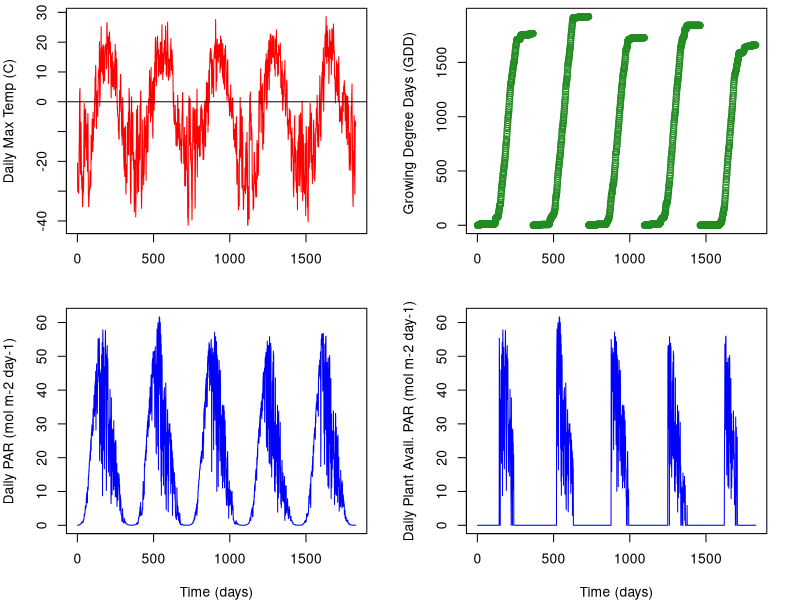
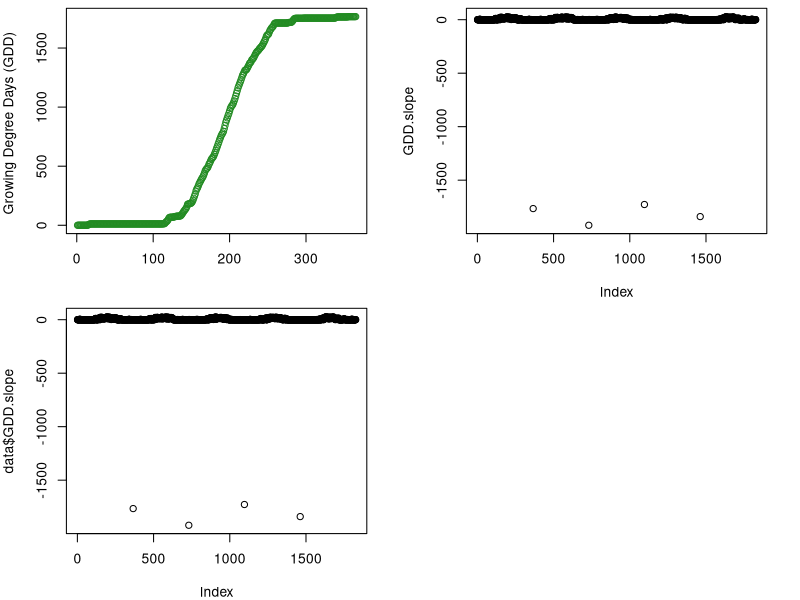
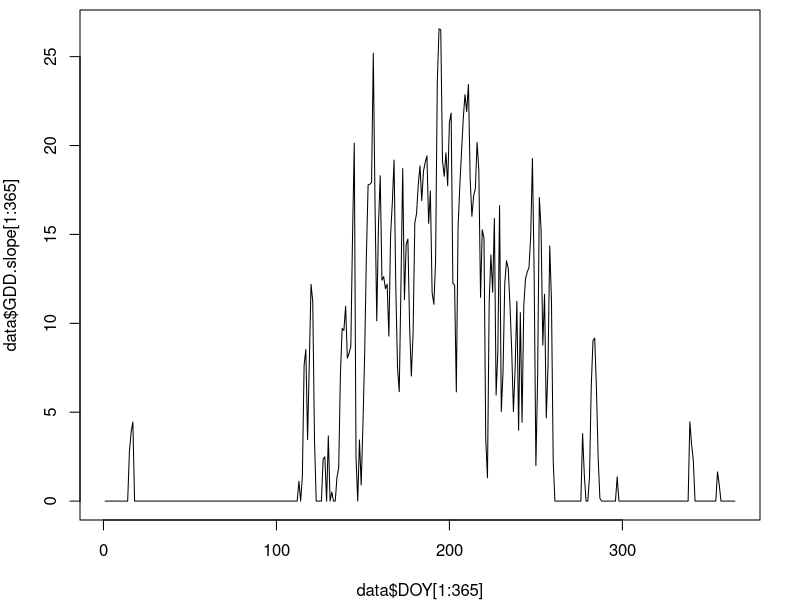
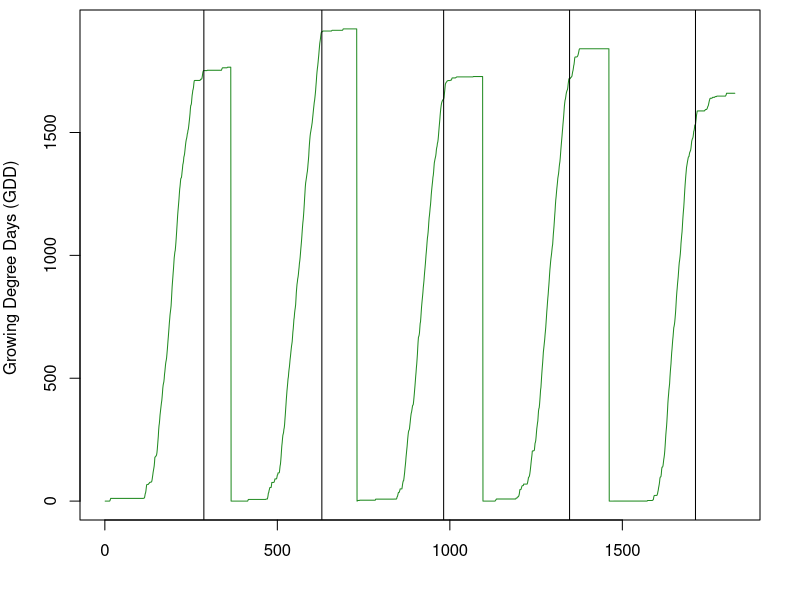
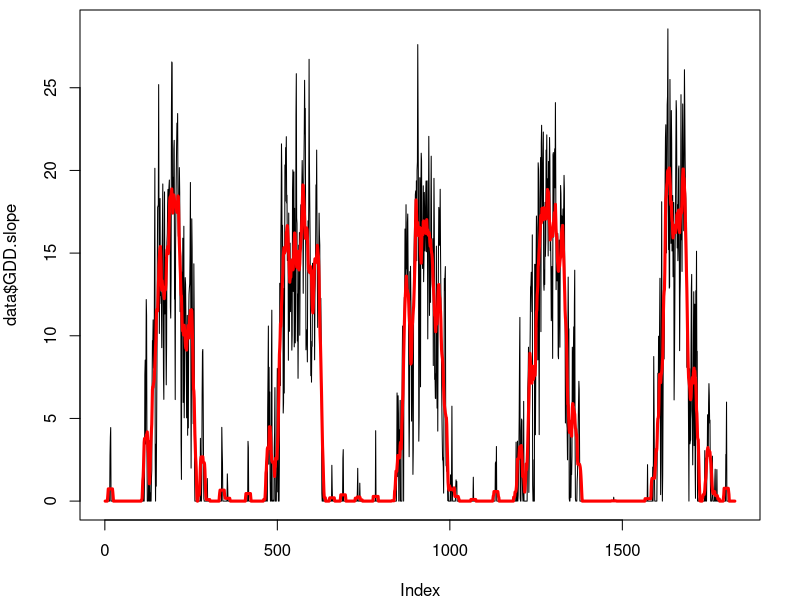
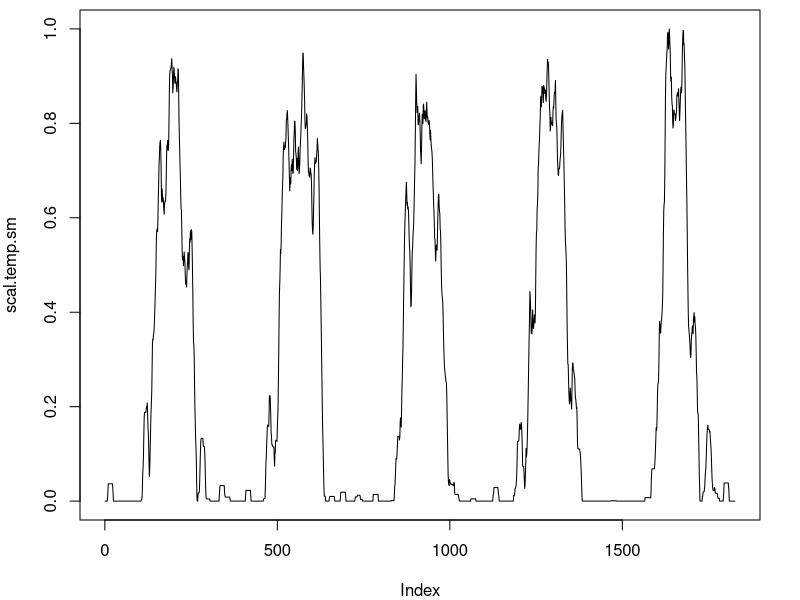
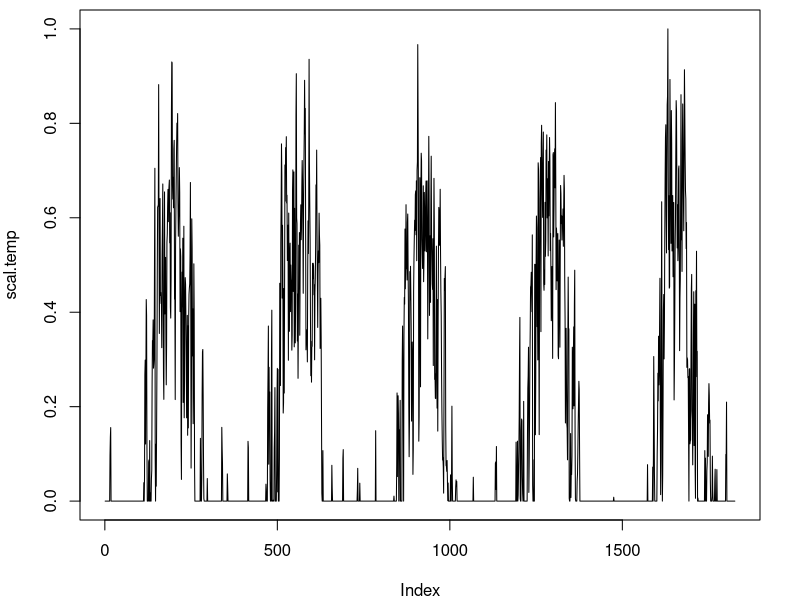
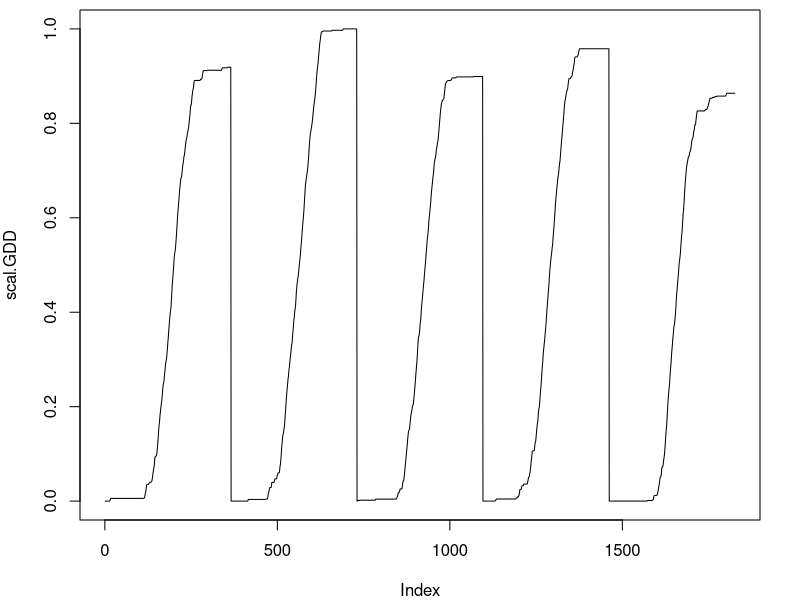

These figures' R source, in order:
############re-loading the data

#set working directory to C-N-model
data = read.csv("InputData_Processed.csv") #This is the "FluxData.csv" file, but with added calculations of GDD
head(data)

#plot the data
par(mfrow=c(2,2), mar=c(4,4,0.5,2))
plot(data$Temp_ARF~data$time, type="l", ylab = "Daily Max Temp (C)", col="red", xlab="")
abline(h=0)
plot(data$GDD~data$time, ylab = "Growing Degree Days (GDD) ",  xlab="", col="forestgreen")
plot(data$PAR_ARF~data$time, type="l", ylab = "Daily PAR (mol m-2 day-1)", col="blue", xlab = "Time (days)")
plot(data$PAR_vis~data$time, type="l", ylab = "Daily Plant Avail. PAR (mol m-2 day-1)", col="blue", xlab = "Time (days)")


plot(data$GDD[1:365]~data$DOY[1:365], ylab = "Growing Degree Days (GDD) ",  xlab="", col="forestgreen")


GDD.slope = rep(0, length = length(data$GDD))
for (i in 2: length(data$GDD)){
  GDD.slope[i] = data$GDD[i] - data$GDD[i-1]
}

plot(GDD.slope) #this is really just temperature but for only positive values
data = cbind(data, GDD.slope=GDD.slope)
head(data)
plot(data$GDD.slope) #there are 4 points that need to be set to 0 because this is when we switch years
data$GDD.slope[data$time[which(data$GDD.slope == min(data$GDD.slope))]] = 0
data$GDD.slope[data$time[which(data$GDD.slope == min(data$GDD.slope))]] = 0
data$GDD.slope[data$time[which(data$GDD.slope == min(data$GDD.slope))]] = 0
data$GDD.slope[data$time[which(data$GDD.slope == min(data$GDD.slope))]] = 0
data$time[which(data$GDD.slope == min(data$GDD.slope))]
par(mfrow=c(1,1), mar=c(4,4,0.5,2))
plot(data$DOY[1:365], data$GDD.slope[1:365], type="l")


#need to figure out which DOY was the day when GDDs level off
years = unique(data$year) #tells you which years we have data for 
delGDDmax.day = NA
DOY.sen.year = NA
for (i in 1: length(years)){
  year.i = years[i]
  data.year = subset(data, data$year==year.i)
  delGDDmax = data.year$DOY[which(data.year$DOY>182 & data.year$GDD.slope<1 & data.year$GDD.slope>0)]
  DOY.sen.year[i]=delGDDmax[1]
}
DOY.sen.year #looked at this data to determine cutoff point
num.days = c(365, 365, 365, 366, 365)
DOY.sen = rep(c(DOY.sen.year), c(num.days))
data = data.frame(data, DOY.sen = DOY.sen)
head(data)
par(mfrow=c(1,1))
plot(data$GDD~data$time, type="l", ylab = "Growing Degree Days (GDD) ",  xlab="", col="forestgreen")
abline(v=c(DOY.sen.year+c(0,365,365+365,365+365+366,365+365+366+365)))

#last, we need to create a smoothed temperature scalar for LAI
#average of current sample, 7 future samples, and 7 past samples
filt=rep(1/15,15)
GDDslope.sm = filter(data$GDD.slope, filt, sides=2)
is.na(GDDslope.sm) #the last 20 samples are NA
GDDslope.sm[is.na(GDDslope.sm)]=0 #set these to zero
plot(data$GDD.slope, type="l")
lines(GDDslope.sm, col="red", lwd="3")

scal.temp.sm=NULL
for (i in 1:length(GDDslope.sm)){
  scal.temp.sm[i] = (GDDslope.sm[i] - min(GDDslope.sm))/(max(GDDslope.sm)-min(GDDslope.sm)) #growing degree day scalar
}
plot(scal.temp.sm, type="l")

scal.temp=NULL
for (i in 1:length(data$GDD.slope)){
  scal.temp[i] = (data$GDD.slope[i] - min(data$GDD.slope))/(max(data$GDD.slope)-min(data$GDD.slope)) #growing degree day scalar
}
plot(scal.temp, type="l")


scal.GDD=NULL
for (i in 1:length(data$GDD)){
  scal.GDD[i] = (data$GDD[i] - min(data$GDD))/(max(data$GDD)-min(data$GDD)) #growing degree day scalar
  #if(data$DOY[i]>data$DOY.sen[i]){
    #scal.GDD[i]=0
  #}
}
plot(scal.GDD, type="l")

#what if we add the GDD scalar and the smoothed temp scalar together?
scal.new = scal.temp+scal.GDD

#rescale to 1
scal.add=NULL
for (i in 1:length(scal.new)){
  scal.add[i] = (scal.new[i] - min(scal.new))/(max(scal.new)-min(scal.new)) #growing degree day scalar
}

par(mfrow=c(1,1), mar=c(4,4,0.5,2))
plot(scal.add, type="l")
plot(scal.temp, type="l")

#make into functions so that it will be continuous in the model
Temp.d1 <- approxfun(x=data$time, y=data$Temp_ARF, method="linear", rule=2)
PAR.d1 <- approxfun(x=data$time, y=data$PAR_vis, method="linear", rule=2)
scaltemp.d1 <- approxfun(x=data$time, y=scal.temp, method="linear", rule=2)
scaltempsm.d1 <- approxfun(x=data$time, y=scal.temp.sm, method="linear", rule=2)
scalGDD.d1 <- approxfun(x=data$time, y=scal.GDD, method="linear", rule=2)
scaladd.d1 <- approxfun(x=data$time, y=scal.add, method="linear", rule=2)
DOY.d1 <- approxfun(x=data$time, y=data$DOY, method="linear", rule=2)
DOYsen.d1 <- approxfun(x=data$time, y=data$DOY.sen, method="linear", rule=2)
